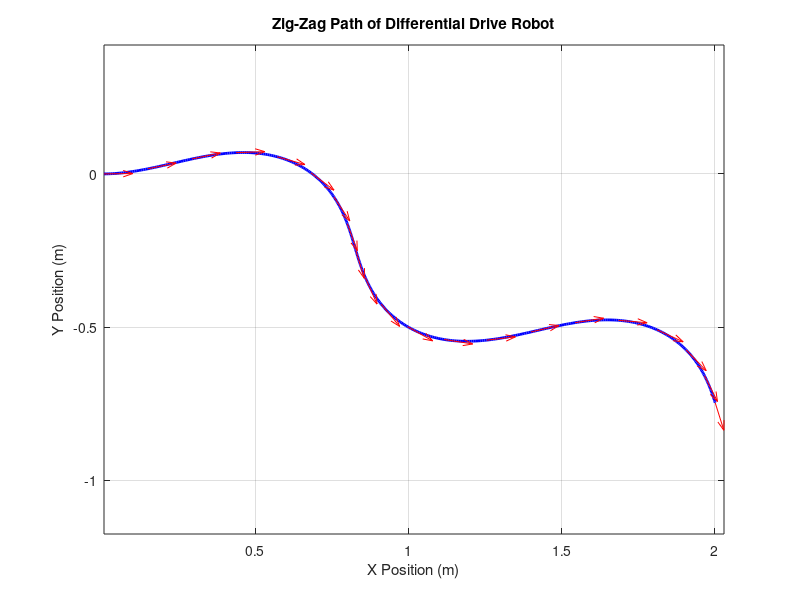
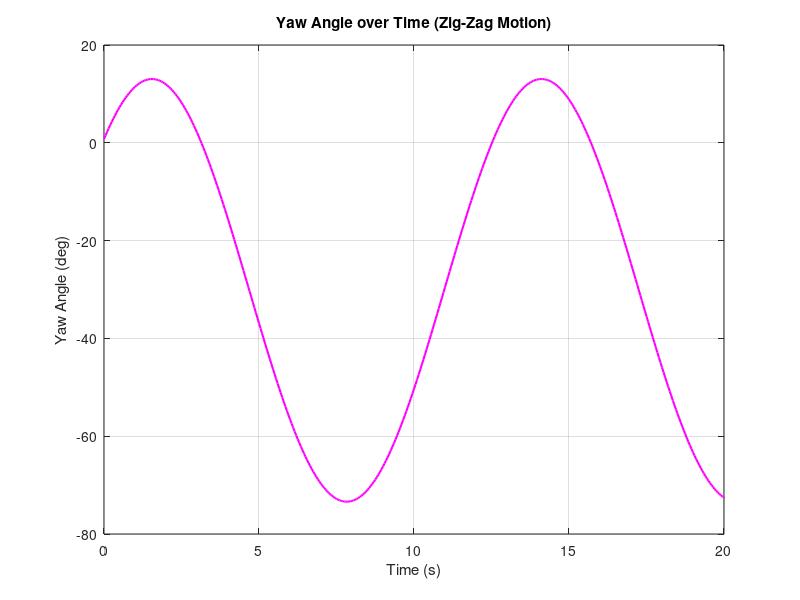

Reproduce these figures in MATLAB, in order.
%% TWO WHEEL ROBOT - ZIGZAG PATH SIMULATION
clear; clc; close all;

% --- Robot parameters ---
L = 0.15;      % Distance between wheels (m)
dt = 0.05;     % Time step (s)
T = 20;        % Total simulation time (s)

% --- Initial state ---
x = 0; y = 0; theta = 0;

% --- Wheel velocities (zig-zag motion) ---
t = 0:dt:T;
vL = 0.12 + 0.04 * sin(0.5 * t);   % Left wheel velocity (m/s)
vR = 0.12 + 0.04 * cos(0.5 * t);   % Right wheel velocity (m/s)

% --- Storage for results ---
X = zeros(size(t));
Y = zeros(size(t));
TH = zeros(size(t));

% --- Simulation loop ---
for k = 1:length(t)
    v = (vR(k) + vL(k)) / 2;       % Linear velocity
    omega = (vR(k) - vL(k)) / L;   % Angular velocity
    
    % Update state
    x = x + v * cos(theta) * dt;
    y = y + v * sin(theta) * dt;
    theta = theta + omega * dt;
    
    X(k) = x;
    Y(k) = y;
    TH(k) = theta;
end

% --- Plot Zig-Zag Path ---
figure('Name', 'Zig-Zag Path of Robot', 'NumberTitle', 'off');
plot(X, Y, 'b-', 'LineWidth', 2); hold on;
quiver(X(1:20:end), Y(1:20:end), cos(TH(1:20:end)), sin(TH(1:20:end)), 0.2, 'r');
title('Zig-Zag Path of Differential Drive Robot');
xlabel('X Position (m)');
ylabel('Y Position (m)');
axis equal; grid on;

% --- Plot Yaw Angle over Time ---
figure('Name', 'Yaw Angle vs Time', 'NumberTitle', 'off');
plot(t, rad2deg(unwrap(TH)), 'm', 'LineWidth', 1.5);
xlabel('Time (s)');
ylabel('Yaw Angle (deg)');
title('Yaw Angle over Time (Zig-Zag Motion)');
grid on;
